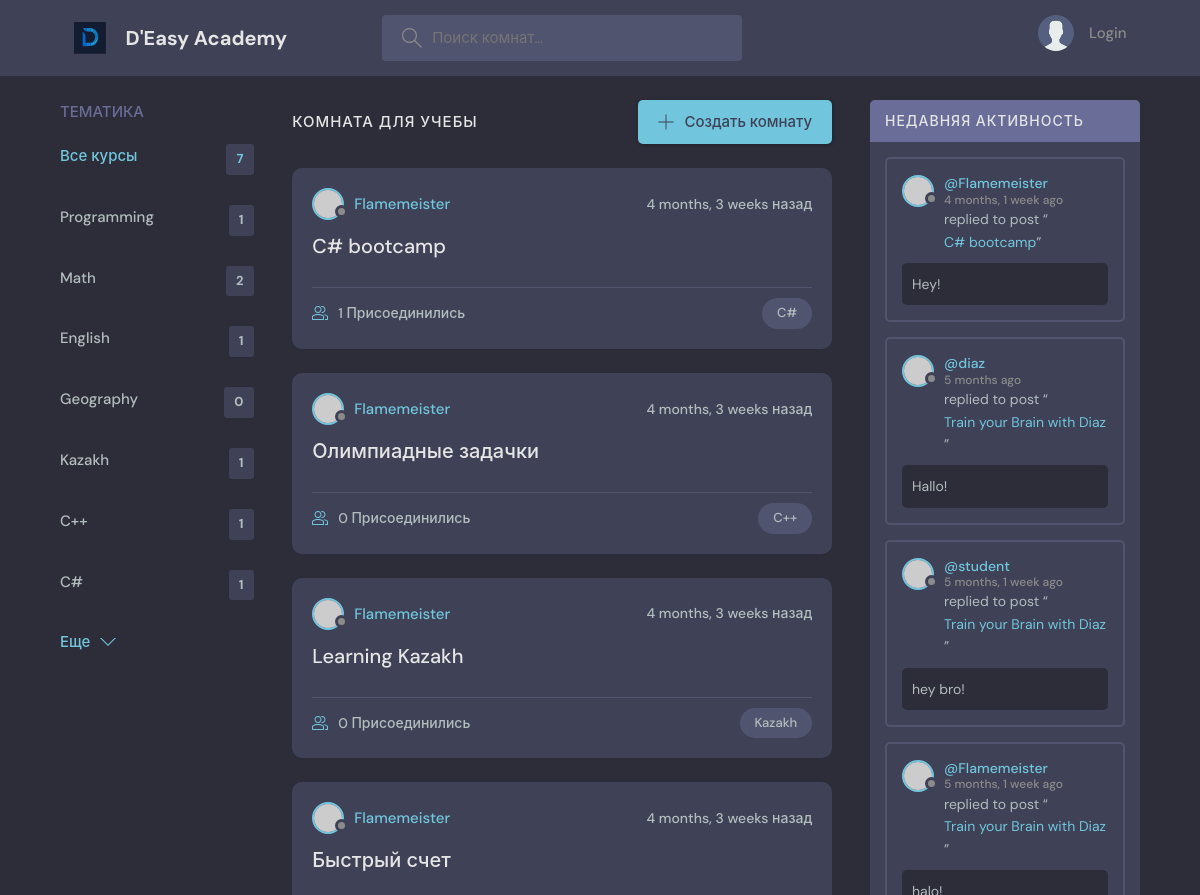
Before: / (upper part) with the older database file.
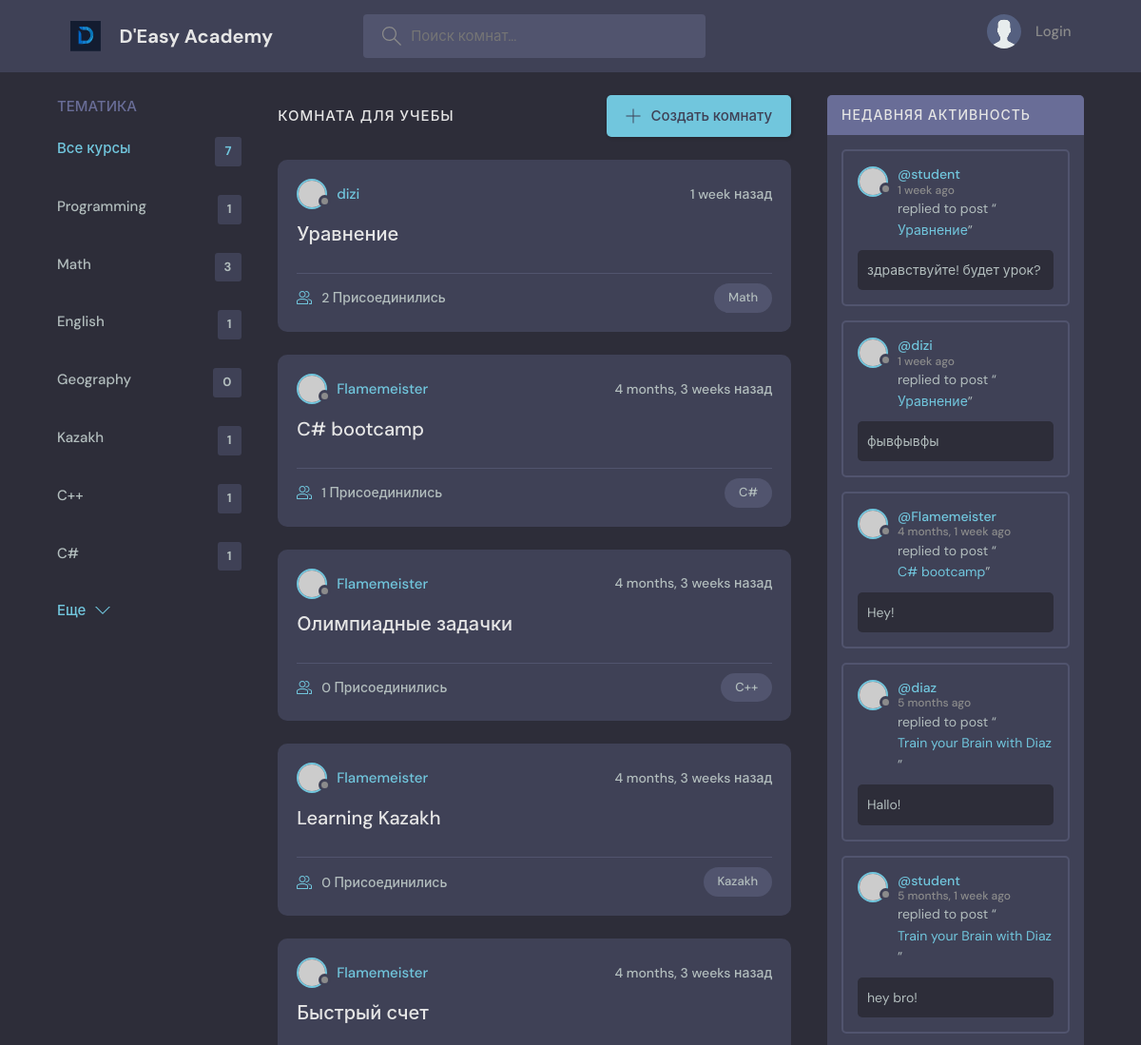
After: the same page with the newer database file.
### base/models.py (models this page shows, shortened)
class Topic(models.Model):
    name = models.CharField(max_length=300)

class Room(models.Model):
    host = models.ForeignKey(User, on_delete=models.SET_NULL, null=True)
    topic = models.ForeignKey(Topic, on_delete=models.SET_NULL, null=True)
    name = models.CharField(max_length=255)
    description = models.TextField(null = True, blank=True)
    participants = models.ManyToManyField(User, related_name='participants', blank=True)
    updated = models.DateTimeField(auto_now=True)
    created = models.DateTimeField(auto_now_add=True)
    class Meta:
        ordering = ['-updated', '-created']
    def __str__(self):
        return self.name

class Message(models.Model):
    user = models.ForeignKey(User, on_delete=models.CASCADE)
    room = models.ForeignKey(Room, on_delete=models.CASCADE)
    body = models.TextField()
    updated = models.DateTimeField(auto_now=True)
    created = models.DateTimeField(auto_now_add=True)
    class Meta:
        ordering = ['-updated', '-created']

### base/views.py (the view)
# urls.py: path('', views.home, name="home"),
def home(request):
    q = request.GET.get('q') if request.GET.get('q') != None else ''
    rooms = Room.objects.filter(
        Q(topic__name__icontains = q) |
        Q(name__icontains = q) |
        Q(description__icontains = q)
    )
    topics = Topic.objects.all()
    room_count = rooms.count()
    room_messages = Message.objects.filter(Q(room__topic__name__icontains=q))
    context = {'rooms' : rooms, 'topics' : topics, 'room_count' : room_count, 'room_messages': room_messages}
    return render(request, 'base/home.html', context)

### base/templates/base/home.html (shortened to what this page needs)
{% extends 'main.html' %}
{% block content %}
    <main class="layout layout--3">
      <div class="container">
        {% include 'base/topics_component.html' %}
        <div class="roomList">
          <div class="roomList__header">
            <div>
              <h2>Комната для учебы</h2>
            </div>
            <a class="btn btn--main" href="{% url 'create-room' %}">
              <svg version="1.1" xmlns="http://www.w3.org/2000/svg" width="32" height="32" viewBox="0 0 32 32">
                <title>add</title>
                <path
                  d="M16.943 0.943h-1.885v14.115h-14.115v1.885h14.115v14.115h1.885v-14.115h14.115v-1.885h-14.115v-14.115z"
                ></path>
              </svg>
              Создать комнату
            </a>
          </div>
          {% include 'base/feed_component.html' %}
        </div>
        {% include 'base/activity_component.html' %}
      </div>
    </main>
{% endblock content %}

### base/templates/base/topics_component.html
<div class="topics">
          <div class="topics__header">
            <h2>Тематика</h2>
          </div>
          <ul class="topics__list">
            <li>
              <a href="{% url 'home' %}" class="active">Все курсы <span>{{topics.count}}</span></a>
            </li>
                          {% for topic in topics %}
            <li>
              <a href="{% url 'home' %}?q={{topic.name}}">{{ topic.name }}<span>{{topic.room_set.all.count}}</span></a>
            </li>
            {% endfor %}
          </ul>
          <a class="btn btn--link" href="topics.html">
            Еще
            <svg version="1.1" xmlns="http://www.w3.org/2000/svg" width="32" height="32" viewBox="0 0 32 32">
              <title>chevron-down</title>
              <path d="M16 21l-13-13h-3l16 16 16-16h-3l-13 13z"></path>
            </svg>
          </a>
        </div>

### base/templates/base/feed_component.html (shortened to what this page needs)
{% for room in rooms %}
<div class="roomListRoom">
            <div class="roomListRoom__header">
              <a href="{% url 'user-profile' room.host.id %}" class="roomListRoom__author">
                <div class="avatar avatar--small">
                  <img src="https://randomuser.me/api/portraits/women/11.jpg" />
                </div>
                <span>{{room.host.username}}</span>
              </a>
              <div class="roomListRoom__actions">
                <span>{{room.created|timesince}} назад</span>
              </div>
            </div>
            <div class="roomListRoom__content">
              <a href="{% url 'room' room.id %}">{{ room.name }}</a>
            </div>
            <div class="roomListRoom__meta">
              <a href="{% url 'room' room.id %}" class="roomListRoom__joined">
                  {{room.participants.all.count}} Присоединились
              </a>
              <p class="roomListRoom__topic">{{room.topic.name}}</p>
            </div>
          </div>
{% endfor %}

### base/templates/base/activity_component.html (shortened to what this page needs)
                   <div class="activities">
          <div class="activities__header">
            <h2>Недавняя активность</h2>
          </div>
                     {% for message in room_messages %}
          <div class="activities__box">
            <div class="activities__boxHeader roomListRoom__header">
              <a href="{% url 'user-profile' message.user.id%}" class="roomListRoom__author">
                <div class="avatar avatar--small">
                  <img src="https://randomuser.me/api/portraits/women/11.jpg" />
                </div>
                <p>
                  @{{message.user}}
                  <span>{{message.created|timesince}} ago</span>
                </p>
              </a>
            </div>
            <div class="activities__boxContent">
              <p>replied to post “<a href="{% url 'room' message.room.id %}">{{message.room}}</a>”</p>
              <div class="activities__boxRoomContent">
                {{ message.body }}
              </div>
            </div>
          </div>
                     {% endfor %}
        </div>

Changed rows visible on the page:
no longer on this page (row unchanged): Message: user "Flamemeister", created "5 months, 1 week", room "Train your Brain with Diaz"
computed for Topic "Math": room_set.all.count "2" → "3"
added Room: host.username "dizi", created "1 week", name "Уравнение", participants.all.count "2", topic.name "Math"
added Message: user "student", created "1 week", room "Уравнение", body "здравствуйте! будет урок?"
added Message: user "dizi", created "1 week", room "Уравнение", body "фывфывфы"
